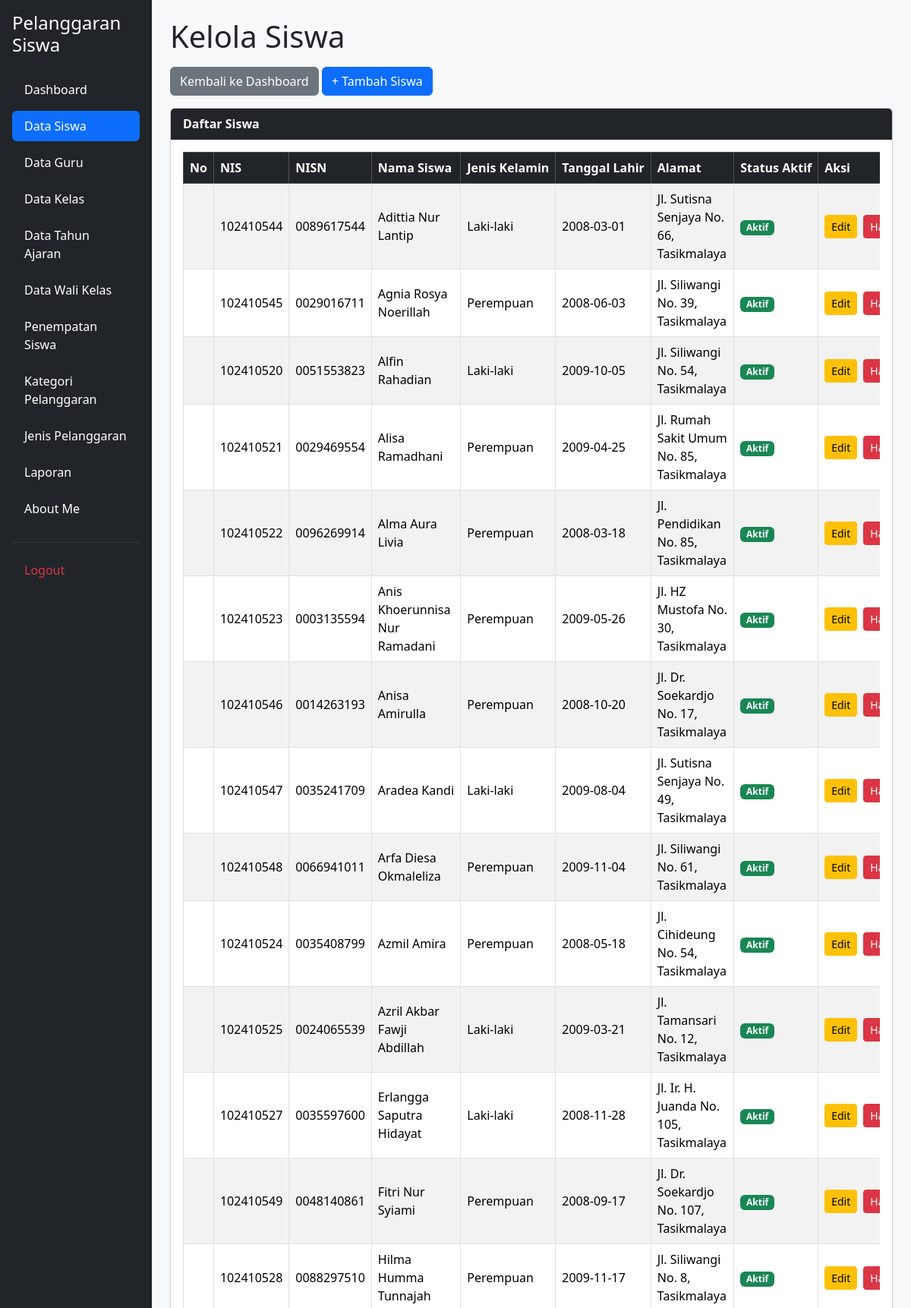
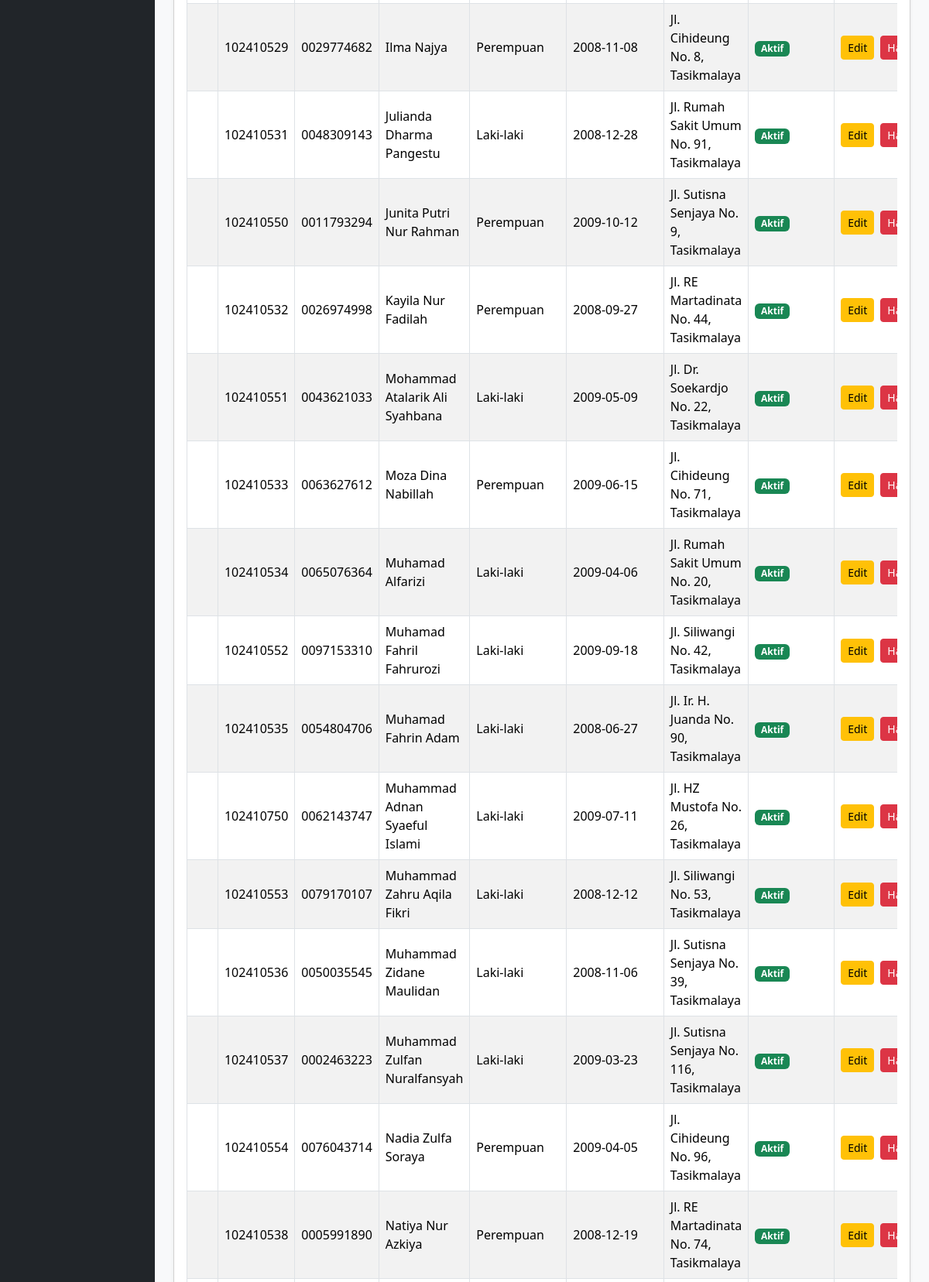
The app's page /kelola_siswa.php (signed in, upper part) with its own data (2 pictures, top to bottom).
### tables this page shows
CREATE TABLE `t_siswa` (
  `id` int(11) NOT NULL,
  `nis` varchar(10) DEFAULT NULL,
  `nisn` varchar(10) NOT NULL,
  `nama` varchar(150) DEFAULT NULL,
  `jenis_kelamin` char(1) NOT NULL,
  `tanggal_lahir` date NOT NULL,
  `alamat` text NOT NULL,
  `status_aktif` tinyint(1) NOT NULL,
  `created_at` timestamp NOT NULL DEFAULT current_timestamp(),
  `updated_at` timestamp NOT NULL DEFAULT current_timestamp()
);

### kelola_siswa.php (the view, shortened to what this page needs)
<?php
include 'config/koneksi.php';
$sql = "SELECT * FROM t_siswa ORDER BY nama ASC";
$hasil = mysqli_query($koneksi, $sql);
?>
<!DOCTYPE html>
<html lang="id">
<head>
    <link href="https://cdn.jsdelivr.net/npm/bootstrap@5.3.8/dist/css/bootstrap.min.css"
        rel="stylesheet">
    <link href="https://cdn.datatables.net/2.3.4/css/dataTables.bootstrap5.min.css"
        rel="stylesheet">
</head>
<body>
    <div class="container-fluid">
        <div class="row">
            <?php include 'layout/sidebar.php'; ?>
            <main class="col-md-9 col-lg-10 p-4">
                <h1 class="mb-3">Kelola Siswa</h1>
                <div class="mb-3">
                    <a href="dashboard.php" class="btn btn-secondary">
                        Kembali ke Dashboard
                    </a>
                    <a href="tambah_siswa.php" class="btn btn-primary">
                        + Tambah Siswa
                    </a>
                </div>
                <div class="card shadow-sm">
                    <div class="card-header">
                        Daftar Siswa
                    </div>
                    <div class="card-body">
                        <div class="table-responsive">
                            <table id="tabelSiswa"
                                class="table table-striped table-bordered table-hover align-middle w-100">
                                <thead class="table-dark">
                                    <tr>
                                        <th>No</th>
                                        <th>NIS</th>
                                        <th>NISN</th>
                                        <th>Nama Siswa</th>
                                        <th>Jenis Kelamin</th>
                                        <th>Tanggal Lahir</th>
                                        <th>Alamat</th>
                                        <th>Status Aktif</th>
                                        <th>Aksi</th>
                                    </tr>
                                </thead>
                                <tbody>
                                    <?php while ($row = mysqli_fetch_assoc($hasil)) { ?>
                                        <tr>
                                            <td></td>
                                            <td>
                                                <?= htmlspecialchars($row['nis'] ?? '') ?>
                                            </td>
                                            <td>
                                                <?= htmlspecialchars($row['nisn'] ?? '') ?>
                                            </td>
                                            <td>
                                                <?= htmlspecialchars($row['nama'] ?? '') ?>
                                            </td>
                                            <td>
                                                <?php
                                                if (($row['jenis_kelamin'] ?? '') == 'L') {
                                                    echo "Laki-laki";
                                                } elseif (($row['jenis_kelamin'] ?? '') == 'P') {
                                                    echo "Perempuan";
                                                } else {
                                                    echo "-";
                                                }
                                                ?>
                                            </td>
                                            <td>
                                                <?= htmlspecialchars($row['tanggal_lahir'] ?? '-') ?>
                                            </td>
                                            <td>
                                                <?= htmlspecialchars($row['alamat'] ?? '-') ?>
                                            </td>
                                            <td>
                                                <?php if (($row['status_aktif'] ?? 0) == 1) { ?>
                                                    <span class="badge bg-success">
                                                        Aktif
                                                    </span>
                                                <?php } else { ?>
                                                    <span class="badge bg-danger">
                                                        Tidak Aktif
                                                    </span>
                                                <?php } ?>
                                            </td>
                                            <td>
                                                <div class="d-flex gap-2">
                                                    <a href="edit_siswa.php?id=<?= urlencode($row['id']) ?>"
                                                        class="btn btn-warning btn-sm">
                                                        Edit
                                                    </a>
                                                    <a href="hapus_siswa.php?id=<?= urlencode($row['id']) ?>"
                                                        class="btn btn-danger btn-sm"
                                                        onclick="return confirm('Yakin ingin menghapus data siswa ini?');">
                                                        Hapus
                                                    </a>
                                                </div>
                                            </td>
                                        </tr>
                                    <?php } ?>
                                </tbody>
                            </table>
                        </div>
                    </div>
                </div>
            </main>
        </div>
    </div>
</body>
</html>

### kelola_siswa.php (style rules this page uses)
body { background-color: #f8f9fa; }
.card-header { background-color: #212529; color: white; font-weight: bold; }
.table thead th { white-space: nowrap; }
.table td { vertical-align: middle; }

### records on screen
t_siswa: nis "102410544", nisn "0089617544", nama "Adittia Nur Lantip", jenis_kelamin "Laki-laki", tanggal_lahir "2008-03-01", alamat "Jl. Sutisna Senjaya No. 66, Tasikmalaya", status_aktif "Aktif"
t_siswa: nis "102410545", nisn "0029016711", nama "Agnia Rosya Noerillah", jenis_kelamin "Perempuan", tanggal_lahir "2008-06-03", alamat "Jl. Siliwangi No. 39, Tasikmalaya", status_aktif "Aktif"
t_siswa: nis "102410520", nisn "0051553823", nama "Alfin Rahadian", jenis_kelamin "Laki-laki", tanggal_lahir "2009-10-05", alamat "Jl. Siliwangi No. 54, Tasikmalaya", status_aktif "Aktif"
t_siswa: nis "102410521", nisn "0029469554", nama "Alisa Ramadhani", jenis_kelamin "Perempuan", tanggal_lahir "2009-04-25", alamat "Jl. Rumah Sakit Umum No. 85, Tasikmalaya", status_aktif "Aktif"
t_siswa: nis "102410522", nisn "0096269914", nama "Alma Aura Livia", jenis_kelamin "Perempuan", tanggal_lahir "2008-03-18", alamat "Jl. Pendidikan No. 85, Tasikmalaya", status_aktif "Aktif"
t_siswa: nis "102410523", nisn "0003135594", nama "Anis Khoerunnisa Nur Ramadani", jenis_kelamin "Perempuan", tanggal_lahir "2009-05-26", alamat "Jl. HZ Mustofa No. 30, Tasikmalaya", status_aktif "Aktif"
t_siswa: nis "102410546", nisn "0014263193", nama "Anisa Amirulla", jenis_kelamin "Perempuan", tanggal_lahir "2008-10-20", alamat "Jl. Dr. Soekardjo No. 17, Tasikmalaya", status_aktif "Aktif"
t_siswa: nis "102410547", nisn "0035241709", nama "Aradea Kandi", jenis_kelamin "Laki-laki", tanggal_lahir "2009-08-04", alamat "Jl. Sutisna Senjaya No. 49, Tasikmalaya", status_aktif "Aktif"
t_siswa: nis "102410548", nisn "0066941011", nama "Arfa Diesa Okmaleliza", jenis_kelamin "Perempuan", tanggal_lahir "2009-11-04", alamat "Jl. Siliwangi No. 61, Tasikmalaya", status_aktif "Aktif"
t_siswa: nis "102410524", nisn "0035408799", nama "Azmil Amira", jenis_kelamin "Perempuan", tanggal_lahir "2008-05-18", alamat "Jl. Cihideung No. 54, Tasikmalaya", status_aktif "Aktif"
t_siswa: nis "102410525", nisn "0024065539", nama "Azril Akbar Fawji Abdillah", jenis_kelamin "Laki-laki", tanggal_lahir "2009-03-21", alamat "Jl. Tamansari No. 12, Tasikmalaya", status_aktif "Aktif"
t_siswa: nis "102410527", nisn "0035597600", nama "Erlangga Saputra Hidayat", jenis_kelamin "Laki-laki", tanggal_lahir "2008-11-28", alamat "Jl. Ir. H. Juanda No. 105, Tasikmalaya", status_aktif "Aktif"
t_siswa: nis "102410549", nisn "0048140861", nama "Fitri Nur Syiami", jenis_kelamin "Perempuan", tanggal_lahir "2008-09-17", alamat "Jl. Dr. Soekardjo No. 107, Tasikmalaya", status_aktif "Aktif"
t_siswa: nis "102410528", nisn "0088297510", nama "Hilma Humma Tunnajah", jenis_kelamin "Perempuan", tanggal_lahir "2009-11-17", alamat "Jl. Siliwangi No. 8, Tasikmalaya", status_aktif "Aktif"
t_siswa: nis "102410529", nisn "0029774682", nama "Ilma Najya", jenis_kelamin "Perempuan", tanggal_lahir "2008-11-08", alamat "Jl. Cihideung No. 8, Tasikmalaya", status_aktif "Aktif"
t_siswa: nis "102410531", nisn "0048309143", nama "Julianda Dharma Pangestu", jenis_kelamin "Laki-laki", tanggal_lahir "2008-12-28", alamat "Jl. Rumah Sakit Umum No. 91, Tasikmalaya", status_aktif "Aktif"
t_siswa: nis "102410550", nisn "0011793294", nama "Junita Putri Nur Rahman", jenis_kelamin "Perempuan", tanggal_lahir "2009-10-12", alamat "Jl. Sutisna Senjaya No. 9, Tasikmalaya", status_aktif "Aktif"
t_siswa: nis "102410532", nisn "0026974998", nama "Kayila Nur Fadilah", jenis_kelamin "Perempuan", tanggal_lahir "2008-09-27", alamat "Jl. RE Martadinata No. 44, Tasikmalaya", status_aktif "Aktif"
t_siswa: nis "102410551", nisn "0043621033", nama "Mohammad Atalarik Ali Syahbana", jenis_kelamin "Laki-laki", tanggal_lahir "2009-05-09", alamat "Jl. Dr. Soekardjo No. 22, Tasikmalaya", status_aktif "Aktif"
t_siswa: nis "102410533", nisn "0063627612", nama "Moza Dina Nabillah", jenis_kelamin "Perempuan", tanggal_lahir "2009-06-15", alamat "Jl. Cihideung No. 71, Tasikmalaya", status_aktif "Aktif"
t_siswa: nis "102410534", nisn "0065076364", nama "Muhamad Alfarizi", jenis_kelamin "Laki-laki", tanggal_lahir "2009-04-06", alamat "Jl. Rumah Sakit Umum No. 20, Tasikmalaya", status_aktif "Aktif"
t_siswa: nis "102410552", nisn "0097153310", nama "Muhamad Fahril Fahrurozi", jenis_kelamin "Laki-laki", tanggal_lahir "2009-09-18", alamat "Jl. Siliwangi No. 42, Tasikmalaya", status_aktif "Aktif"
t_siswa: nis "102410535", nisn "0054804706", nama "Muhamad Fahrin Adam", jenis_kelamin "Laki-laki", tanggal_lahir "2008-06-27", alamat "Jl. Ir. H. Juanda No. 90, Tasikmalaya", status_aktif "Aktif"
t_siswa: nis "102410750", nisn "0062143747", nama "Muhammad Adnan Syaeful Islami", jenis_kelamin "Laki-laki", tanggal_lahir "2009-07-11", alamat "Jl. HZ Mustofa No. 26, Tasikmalaya", status_aktif "Aktif"
t_siswa: nis "102410553", nisn "0079170107", nama "Muhammad Zahru Aqila Fikri", jenis_kelamin "Laki-laki", tanggal_lahir "2008-12-12", alamat "Jl. Siliwangi No. 53, Tasikmalaya", status_aktif "Aktif"
t_siswa: nis "102410536", nisn "0050035545", nama "Muhammad Zidane Maulidan", jenis_kelamin "Laki-laki", tanggal_lahir "2008-11-06", alamat "Jl. Sutisna Senjaya No. 39, Tasikmalaya", status_aktif "Aktif"
t_siswa: nis "102410537", nisn "0002463223", nama "Muhammad Zulfan Nuralfansyah", jenis_kelamin "Laki-laki", tanggal_lahir "2009-03-23", alamat "Jl. Sutisna Senjaya No. 116, Tasikmalaya", status_aktif "Aktif"
t_siswa: nis "102410554", nisn "0076043714", nama "Nadia Zulfa Soraya", jenis_kelamin "Perempuan", tanggal_lahir "2009-04-05", alamat "Jl. Cihideung No. 96, Tasikmalaya", status_aktif "Aktif"
t_siswa: nis "102410538", nisn "0005991890", nama "Natiya Nur Azkiya", jenis_kelamin "Perempuan", tanggal_lahir "2008-12-19", alamat "Jl. RE Martadinata No. 74, Tasikmalaya", status_aktif "Aktif"
